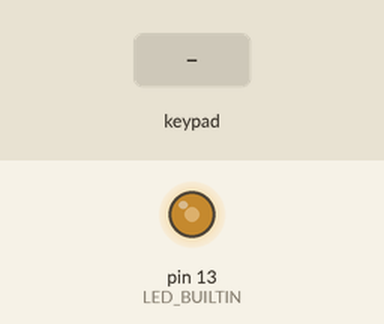
Recording of a sketch running on a simulated Arduino Uno, built with avr-gcc and run on an emulated ATmega328P. Parts: output pins drawn as LEDs (lit = HIGH). Wiring (inferred from the names in the program): line decoder: data A0, A1, A2; 5×8 keypad (labels assumed): rows pin 10, pin 11, A3, A4, A5; columns pin 2, pin 3, pin 4, pin 5, pin 6, pin 7, pin 8, pin 9. The test bench sets the inputs (shaded band). Pins used as bus, display or sensor lines are not drawn; what the sketch prints to the serial monitor is not drawn.

Above: at 1.27 s.
1.3 s: key '1' pressed
2.9 s: keypad keys 2 3 4 5 6 7 8 9 pressed 0.4 s apart
At 4.59 s:
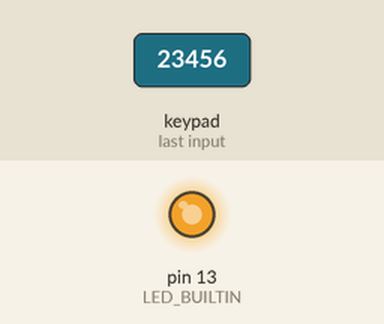
7.6 s: key 'K' pressed
Timing chart, 0 to 15.1 s (numbered marks = the images above; inputs shaded):
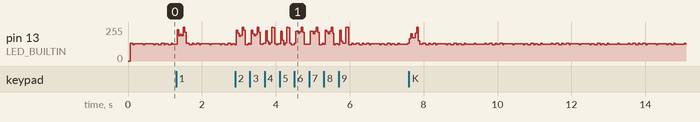

The sketch:

adelupe_5_x_matrix_keyboard__8x8__witg_chip_74HC138_led_Work.ino
```cpp
//Guadelupe_5_x_matrix_keyboard__8x8__witg_chip_74HC138_led_Work_

//---------------------------------------------------------------------------
//----------------------------for  signalisations work:----------------------
// Variables will chang
int ledState  = LOW;             // ledState used to set the LED

// Generally, you should  use "unsigned long" for variables that hold time
// The value will quickly  become too large for an int to store
unsigned long previousMillis = 0;        //  will store last time LED was updated

// constants won't change:
const  long interval = 1000;
//-------------------------------------------------------

//  define adress pins for adressed 74HC138
#define pin_adress0 A0
#define pin_adress1  A1
#define pin_adress2 A2
#define pin_E1_man1 A3
#define pin_E1_man2 A4
#define  pin_E1_man3 A5
#define pin_E1_man4 10
#define pin_E1_man5 11


#define  LiczbaKlawiszy (61)
boolean Key[LiczbaKlawiszy];
boolean Key2[LiczbaKlawiszy];
boolean  Key3[LiczbaKlawiszy];
boolean Key4[LiczbaKlawiszy];
boolean Key5[LiczbaKlawiszy];

boolean  Key_last[LiczbaKlawiszy];
boolean Key2_last[LiczbaKlawiszy];
boolean Key3_last[LiczbaKlawiszy];
boolean  Key4_last[LiczbaKlawiszy];
boolean Key5_last[LiczbaKlawiszy];
int pin_data[]  = {2,3,4,5,6,7,8,9}; // define data pins


int vol = 90; //  walue velocity
int channel_on = 0x90; // kanal 1 - initial variables for midi  channel
int channel_off = 0x80; // kanal 1 - initial variables for midi channel

//  int channel_on = 0x91; // kanal 2
// int channel_off = 0x81; // kanal 2

//  int channel_on = 0x92; // kanal 3
// int channel_off = 0x82; // kanal 3

//int  channel_on = 0x93; // kanal 4
//int channel_off = 0x83; // kanal 4

//  int channel_on = 0x94; // kanal 5
// int channel_off = 0x84; // kanal 5

//  int channel_on = 0x95; // kanal 6
// int channel_off = 0x85; // kanal 6

//  int channel_on = 0x96; // kanal 7
// int channel_off = 0x86; // kanal 7

//  int channel_on = 0x97; // kanal 8
// int channel_off = 0x87; // kanal 8

void  setup()  {

  Serial.begin (31250); //(31250); // setup serial for MIDI
  for (int i = 0; i <= LiczbaKlawiszy -1; i++) {
   Key[i] = 1;
   Key2[i]  = 1;
   Key3[i] = 1;
   Key4[i] = 1;
   Key5[i] = 1;
   Key_last[i]  = 1;
   Key2_last[i] = 1;
   Key3_last[i] = 1;
   Key4_last[i] = 1;
   Key5_last[i] = 1;
   }

  // define input pin_data
  for (int  i = 0; i <= 7; i++) {
  pinMode(pin_data[i], INPUT_PULLUP);
  }

  //define output pin_adress 74HC138)
    pinMode(pin_adress0, OUTPUT);
 digitalWrite(pin_adress0,  HIGH);
    pinMode(pin_adress1, OUTPUT);
 digitalWrite(pin_adress1, HIGH);
    pinMode(pin_adress2, OUTPUT);
 digitalWrite(pin_adress2, HIGH);


  //define output pin_E1 ( selest 74HC138) select manual
    pinMode( pin_E1_man1,  OUTPUT);
 digitalWrite( pin_E1_man1, HIGH);
    pinMode( pin_E1_man2, OUTPUT);
  digitalWrite( pin_E1_man2, HIGH);
    pinMode( pin_E1_man3, OUTPUT);
 digitalWrite(  pin_E1_man3, HIGH);
     pinMode( pin_E1_man4, OUTPUT);
 digitalWrite( pin_E1_man4,  HIGH);
      pinMode( pin_E1_man5, OUTPUT);
 digitalWrite( pin_E1_man5, HIGH);
//  define output LED
pinMode(LED_BUILTIN, OUTPUT);


}

void loop()  {


  // vol = analogRead(A5);
  // vol = map(vol, 0, 1023, 0, 127);

   //*****************************************
 //Obsługa man I
  digitalWrite(  pin_E1_man1, LOW);
  digitalWrite( pin_E1_man2, HIGH);
  digitalWrite( pin_E1_man3,  HIGH);
  digitalWrite( pin_E1_man4, HIGH);
  digitalWrite( pin_E1_man5, HIGH);//  właczenie I man do odczytu

  channel_on = 0x90; // setup variable chcnell  for man. I kanal 1
  channel_off = 0x80; // ustawienie zmiennych kanału midi  dla I man. kanal 1
  digitalWrite(pin_adress0, LOW);
  digitalWrite(pin_adress1,  LOW);
  digitalWrite(pin_adress2, LOW); // read 1-st (first) octet

      for (int i = 0; i <= 7; i++) {
      Key[i+0*8] = digitalRead(pin_data[i]);
     }

  digitalWrite(pin_adress0, HIGH);
  digitalWrite(pin_adress1,  LOW);
  digitalWrite(pin_adress2, LOW); // read 2-st (second) octet
      for  (int i = 0; i <= 7; i++) {
      Key[i+1*8] = digitalRead(pin_data[i]);
     }

  digitalWrite(pin_adress0, LOW);
  digitalWrite(pin_adress1, HIGH);
  digitalWrite(pin_adress2, LOW); // read 3-st (thrid) octet

      for  (int i = 0; i <= 7; i++) {
      Key[i+2*8] = digitalRead(pin_data[i]);
     }

  digitalWrite(pin_adress0, HIGH);
  digitalWrite(pin_adress1, HIGH);
  digitalWrite(pin_adress2,  LOW); // read 4-st (quad) octet

   for (int i = 0; i <= 7; i++) {
      Key[i+3*8]  = digitalRead(pin_data[i]);
     }
  digitalWrite(pin_adress0, LOW);
  digitalWrite(pin_adress1,  LOW);
  digitalWrite(pin_adress2, HIGH); // read 5-st (quad) octet
   for  (int i = 0; i <= 7; i++) {
      Key[i+4*8] = digitalRead(pin_data[i]);
     }

  digitalWrite(pin_adress0, HIGH);
  digitalWrite(pin_adress1, LOW);
  digitalWrite(pin_adress2,  HIGH); // read 6-st (qwint) octet
   for (int i = 0; i <= 7; i++) {
      Key[i+5*8]  = digitalRead(pin_data[i]);
     }

  digitalWrite(pin_adress0, LOW);
  digitalWrite(pin_adress1, HIGH);
  digitalWrite(pin_adress2, HIGH); // read  7-st (sext) octet
   for (int i = 0; i <= 7; i++) {
      Key[i+6*8] = digitalRead(pin_data[i]);
     }
  digitalWrite(pin_adress0, HIGH);
  digitalWrite(pin_adress1, HIGH);
  digitalWrite(pin_adress2, HIGH); // read 8-st (sept) octet
   for (int i =  0; i <= 7; i++) {
      Key[i+7*8] = digitalRead(pin_data[i]);
     }


//****************************************************
// porównywanie  odczytów i wysyłanie komunikatów midi

    for (int i = 0; i <= LiczbaKlawiszy  -1; i++) {
    if(Key[i] != Key_last[i] ) {
    if(Key[i] == 0)  {
      noteOn(channel_on,  36+i, vol);
    }
    else  {
      noteOn(channel_off, 36+i, 0x00);
      noteOn(channel_off, 36+i, 0x00);
    }
  }
  }


  //*****************************************
 //Obsługa man II
digitalWrite(  pin_E1_man1, HIGH);
digitalWrite( pin_E1_man2, LOW);
digitalWrite( pin_E1_man3,  HIGH);
digitalWrite( pin_E1_man4, HIGH);
digitalWrite( pin_E1_man5, HIGH);//  właczenie II man do odczytu
channel_on = 0x91; // ustawienie kanałów dla II man  - kanal 2
channel_off = 0x81; // kanal 2

  digitalWrite(pin_adress0, LOW);
  digitalWrite(pin_adress1, LOW);
  digitalWrite(pin_adress2, LOW); // read 1-st  (first) octet
      for (int i = 0; i <= 7; i++) {
      Key2[i+0*8] = digitalRead(pin_data[i]);
     }

  digitalWrite(pin_adress0, HIGH);
  digitalWrite(pin_adress1,  LOW);
  digitalWrite(pin_adress2, LOW); // read 2-st (second) octet
      for  (int i = 0; i <= 7; i++) {
      Key2[i+1*8] = digitalRead(pin_data[i]);
     }

  digitalWrite(pin_adress0, LOW);
  digitalWrite(pin_adress1,  HIGH);
  digitalWrite(pin_adress2, LOW); // read 3-st (thrid) octet

      for (int i = 0; i <= 7; i++) {
      Key2[i+2*8] = digitalRead(pin_data[i]);
     }

  digitalWrite(pin_adress0, HIGH);
  digitalWrite(pin_adress1,  HIGH);
  digitalWrite(pin_adress2, LOW); // read 4-st (quad) octet

   for (int i = 0; i <= 7; i++) {
      Key2[i+3*8] = digitalRead(pin_data[i]);
     }
  digitalWrite(pin_adress0, LOW);
  digitalWrite(pin_adress1, LOW);
  digitalWrite(pin_adress2, HIGH); // read 5-st (quad) octet
   for (int i =  0; i <= 7; i++) {
      Key2[i+4*8] = digitalRead(pin_data[i]);
     }

  digitalWrite(pin_adress0, HIGH);
  digitalWrite(pin_adress1, LOW);
  digitalWrite(pin_adress2,  HIGH); // read 6-st (qwint) octet
   for (int i = 0; i <= 7; i++) {
      Key2[i+5*8]  = digitalRead(pin_data[i]);
     }

  digitalWrite(pin_adress0, LOW);
  digitalWrite(pin_adress1, HIGH);
  digitalWrite(pin_adress2, HIGH); // read  7-st (sext) octet
   for (int i = 0; i <= 7; i++) {
      Key2[i+6*8] = digitalRead(pin_data[i]);
     }
  digitalWrite(pin_adress0, HIGH);
  digitalWrite(pin_adress1, HIGH);
  digitalWrite(pin_adress2, HIGH); // read 8-st (sept) octet
   for (int i =  0; i <= 7; i++) {
      Key2[i+7*8] = digitalRead(pin_data[i]);
     }


//****************************************************
// porównywanie  odczytów i wysyłanie komunikatów midi dla man II
//
   for (int i = 0; i  <= LiczbaKlawiszy -1; i++) {
    if(Key2[i] != Key2_last[i] ) {
    if(Key2[i]  == 0)  {
      noteOn(channel_on, 36+i, vol);
    }
    else  {
      noteOn(channel_off,  36+i, 0x00);
      noteOn(channel_off, 36+i, 0x00);
    }
  }
  }
//*****************************************
  //Obsługa man III
digitalWrite( pin_E1_man1, HIGH);
digitalWrite( pin_E1_man2,  HIGH);
digitalWrite( pin_E1_man3, LOW);
digitalWrite( pin_E1_man4, HIGH);
digitalWrite(  pin_E1_man5, HIGH);// właczenie III man do odczytu
channel_on = 0x92; // ustawienie  kanałów dla III man - kanal 3
channel_off = 0x82; // kanal 3

  digitalWrite(pin_adress0,  LOW);
  digitalWrite(pin_adress1, LOW);
  digitalWrite(pin_adress2, LOW);  // read 1-st (first) octet
      for (int i = 0; i <= 7; i++) {
      Key3[i+0*8]  = digitalRead(pin_data[i]);
     }

  digitalWrite(pin_adress0, HIGH);
  digitalWrite(pin_adress1, LOW);
  digitalWrite(pin_adress2, LOW); // read 2-st  (second) octet
      for (int i = 0; i <= 7; i++) {
      Key3[i+1*8] = digitalRead(pin_data[i]);
     }

  digitalWrite(pin_adress0, LOW);
  digitalWrite(pin_adress1,  HIGH);
  digitalWrite(pin_adress2, LOW); // read 3-st (thrid) octet

      for (int i = 0; i <= 7; i++) {
      Key3[i+6*8] = digitalRead(pin_data[i]);
     }

  digitalWrite(pin_adress0, HIGH);
  digitalWrite(pin_adress1,  HIGH);
  digitalWrite(pin_adress2, LOW); // read 4-st (quad) octet

   for (int i = 0; i <= 7; i++) {
      Key3[i+7*8] = digitalRead(pin_data[i]);
     }
  digitalWrite(pin_adress0, LOW);
  digitalWrite(pin_adress1, LOW);
  digitalWrite(pin_adress2, HIGH); // read 5-st (quad) octet
   for (int i =  0; i <= 7; i++) {
      Key3[i+2*8] = digitalRead(pin_data[i]);
     }

  digitalWrite(pin_adress0, HIGH);
  digitalWrite(pin_adress1, LOW);
  digitalWrite(pin_adress2,  HIGH); // read 6-st (qwint) octet
   for (int i = 0; i <= 7; i++) {
      Key3[i+5*8]  = digitalRead(pin_data[i]);
     }

  digitalWrite(pin_adress0, LOW);
  digitalWrite(pin_adress1, HIGH);
  digitalWrite(pin_adress2, HIGH); // read  7-st (sext) octet
   for (int i = 0; i <= 7; i++) {
      Key3[i+4*8] = digitalRead(pin_data[i]);
     }
  digitalWrite(pin_adress0, HIGH);
  digitalWrite(pin_adress1, HIGH);
  digitalWrite(pin_adress2, HIGH); // read 8-st (sept) octet
   for (int i =  0; i <= 7; i++) {
      Key3[i+3*8] = digitalRead(pin_data[i]);
     }


//****************************************************
// porównywanie  odczytów i wysyłanie komunikatów midi dla man III
//
   for (int i = 0; i  <= 39; i++) {
    if(Key3[i] != Key3_last[i] ) {
    if(Key3[i]  == 0)  {
      noteOn(channel_on, 36+i, vol);
    }
    else  {
      noteOn(channel_off,  36+i, 0x00);
      noteOn(channel_off, 36+i, 0x00);
    }
  }
  }

     for (int i = 40; i  <= LiczbaKlawiszy -1; i++) {
    if(Key3[i] != Key3_last[i] ) {
    if(Key3[i]  == 0)  {
      noteOn(channel_on, 20+i, vol);
    }
    else  {
      noteOn(channel_off,  20+i, 0x00);
      noteOn(channel_off, 20+i, 0x00);
    }
  }
  }


  //*****************************************
 //Obsługa man IV
digitalWrite(  pin_E1_man1, HIGH);
digitalWrite( pin_E1_man2, HIGH);
digitalWrite( pin_E1_man3,  HIGH);
digitalWrite( pin_E1_man4, LOW);
digitalWrite( pin_E1_man5, HIGH);//  właczenie III man do odczytu
channel_on = 0x92; // ustawienie kanałów dla IV  man - kanal 4
channel_off = 0x82; // kanal 4

  digitalWrite(pin_adress0,  LOW);
  digitalWrite(pin_adress1, LOW);
  digitalWrite(pin_adress2, LOW);  // read 1-st (first) octet
      for (int i = 0; i <= 7; i++) {
      Key4[i+2*8]  = digitalRead(pin_data[i]);
     }

  digitalWrite(pin_adress0, HIGH);
  digitalWrite(pin_adress1, LOW);
  digitalWrite(pin_adress2, LOW); // read 2-st  (second) octet
      for (int i = 0; i <= 7; i++) {
      Key4[i+1*8] = digitalRead(pin_data[i]);
     }

  digitalWrite(pin_adress0, LOW);
  digitalWrite(pin_adress1,  HIGH);
  digitalWrite(pin_adress2, LOW); // read 3-st (thrid) octet

      for (int i = 0; i <= 7; i++) {
      Key4[i+4*8] = digitalRead(pin_data[i]);
     }

  digitalWrite(pin_adress0, HIGH);
  digitalWrite(pin_adress1,  HIGH);
  digitalWrite(pin_adress2, LOW); // read 4-st (quad) octet

   for (int i = 0; i <= 7; i++) {
      Key4[i+3*8] = digitalRead(pin_data[i]);
     }
  digitalWrite(pin_adress0, LOW);
  digitalWrite(pin_adress1, LOW);
  digitalWrite(pin_adress2, HIGH); // read 5-st (quad) octet
   for (int i =  0; i <= 7; i++) {
      Key4[i+0*8] = digitalRead(pin_data[i]);
     }

  digitalWrite(pin_adress0, HIGH);
  digitalWrite(pin_adress1, LOW);
  digitalWrite(pin_adress2,  HIGH); // read 6-st (qwint) octet
   for (int i = 0; i <= 7; i++) {
      Key4[i+5*8]  = digitalRead(pin_data[i]);
     }

  digitalWrite(pin_adress0, LOW);
  digitalWrite(pin_adress1, HIGH);
  digitalWrite(pin_adress2, HIGH); // read  7-st (sext) octet
   for (int i = 0; i <= 7; i++) {
      Key4[i+6*8] = digitalRead(pin_data[i]);
     }
  digitalWrite(pin_adress0, HIGH);
  digitalWrite(pin_adress1, HIGH);
  digitalWrite(pin_adress2, HIGH); // read 8-st (sept) octet
   for (int i =  0; i <= 7; i++) {
      Key4[i+7*8] = digitalRead(pin_data[i]);
     }


//****************************************************
// porównywanie  odczytów i wysyłanie komunikatów midi dla man IV
//
   for (int i = 0; i  <= LiczbaKlawiszy -1; i++) {
    if(Key4[i] != Key4_last[i] ) {
    if(Key4[i]  == 0)  {
      noteOn(channel_on, 36+i, vol);
    }
    else  {
      noteOn(channel_off,  36+i, 0x00);
      noteOn(channel_off, 36+i, 0x00);
    }
  }
  }
    //*****************************************
 //Obsługa man V
digitalWrite(  pin_E1_man1, HIGH);
digitalWrite( pin_E1_man2, HIGH);
digitalWrite( pin_E1_man3,  HIGH);
digitalWrite( pin_E1_man4, HIGH);
digitalWrite( pin_E1_man5, LOW);//  właczenie III man do odczytu
channel_on = 0x94; // ustawienie kanałów dla IV  man - kanal 4
channel_off = 0x84; // kanal 5

  digitalWrite(pin_adress0,  LOW);
  digitalWrite(pin_adress1, LOW);
  digitalWrite(pin_adress2, LOW);  // read 1-st (first) octet
      for (int i = 0; i <= 7; i++) {
      Key5[i+0*8]  = digitalRead(pin_data[i]);
     }

  digitalWrite(pin_adress0, HIGH);
  digitalWrite(pin_adress1, LOW);
  digitalWrite(pin_adress2, LOW); // read 2-st  (second) octet
      for (int i = 0; i <= 7; i++) {
      Key5[i+1*8] = digitalRead(pin_data[i]);
     }

  digitalWrite(pin_adress0, LOW);
  digitalWrite(pin_adress1,  HIGH);
  digitalWrite(pin_adress2, LOW); // read 3-st (thrid) octet

      for (int i = 0; i <= 7; i++) {
      Key5[i+2*8] = digitalRead(pin_data[i]);
     }

  digitalWrite(pin_adress0, HIGH);
  digitalWrite(pin_adress1,  HIGH);
  digitalWrite(pin_adress2, LOW); // read 4-st (quad) octet

   for (int i = 0; i <= 7; i++) {
      Key5[i+3*8] = digitalRead(pin_data[i]);
     }
  digitalWrite(pin_adress0, LOW);
  digitalWrite(pin_adress1, LOW);
  digitalWrite(pin_adress2, HIGH); // read 5-st (quad) octet
   for (int i =  0; i <= 7; i++) {
      Key5[i+4*8] = digitalRead(pin_data[i]);
     }

  digitalWrite(pin_adress0, HIGH);
  digitalWrite(pin_adress1, LOW);
  digitalWrite(pin_adress2,  HIGH); // read 6-st (qwint) octet
   for (int i = 0; i <= 7; i++) {
      Key5[i+5*8]  = digitalRead(pin_data[i]);
     }

  digitalWrite(pin_adress0, LOW);
  digitalWrite(pin_adress1, HIGH);
  digitalWrite(pin_adress2, HIGH); // read  7-st (sext) octet
   for (int i = 0; i <= 7; i++) {
      Key5[i+6*8] = digitalRead(pin_data[i]);
     }
  digitalWrite(pin_adress0, HIGH);
  digitalWrite(pin_adress1, HIGH);
  digitalWrite(pin_adress2, HIGH); // read 8-st (sept) octet
   for (int i =  0; i <= 7; i++) {
      Key5[i+7*8] = digitalRead(pin_data[i]);
     }


//****************************************************
// porównywanie  odczytów i wysyłanie komunikatów midi dla man V
//
   for (int i = 0; i <=  LiczbaKlawiszy -1; i++) {
    if(Key5[i] != Key5_last[i] ) {
    if(Key5[i]  == 0)  {
      noteOn(channel_on, 36+i, vol);
    }
    else  {
      noteOn(channel_off,  36+i, 0x00);
      noteOn(channel_off, 36+i, 0x00);
    }
  }
  }
  //*****************************************************

  for (int i =  0; i <= LiczbaKlawiszy -1; i++) {
  Key_last[i] = Key[i];
 }
 for (int  i = 0; i <= LiczbaKlawiszy -1 ; i++) {
  Key2_last[i] = Key2[i];
 }
 for  (int i = 0; i <= LiczbaKlawiszy -1 ; i++) {
  Key3_last[i] = Key3[i];
 }
  for (int i = 0; i <= LiczbaKlawiszy -1 ; i++) {
  Key4_last[i] = Key4[i];
  }
  for (int i = 0; i <= LiczbaKlawiszy -1 ; i++) {
  Key5_last[i] = Key5[i];
  }
 //**************************************

 // moduł sygnalizacji działania
 //----------------------------------------------------------
 unsigned long  currentMillis = millis();
 // szybkość działania programu
 // Serial.println(currentMillis);

  if (currentMillis - previousMillis >= interval) {
    // save the last time  you blinked the LED
    previousMillis = currentMillis;

    // if the  LED is off turn it on and vice-versa:
    if (ledState == LOW) {
      ledState  = HIGH;
    } else {
      ledState = LOW;
    }

    // set the  LED with the ledState of the variable:
    digitalWrite(LED_BUILTIN, ledState);
  }
//---------------------------------------------------------------
}

  void noteOn(byte cmd, byte data1, byte data2) {
   Serial.write(cmd);
   Serial.write(data1);
   Serial.write(data2);

   digitalWrite(LED_BUILTIN, HIGH);
   delay(5);
   digitalWrite(LED_BUILTIN, LOW);
 }
```
